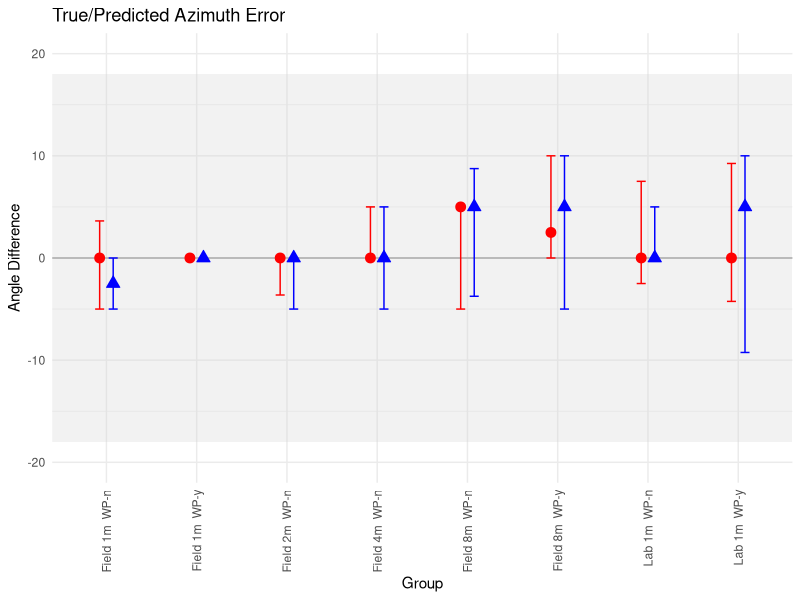

Reproduce this figure in R.
########################################################################### .
# Scripts for Analysing the Localisation Accuracy 
#
# Starting from scratch - go to the retired code if you want to generate the old figures
#
# Becky Heath
# rh862@cam.ac.uk
#
# May 2023

##### Load Packages and set working directory #####

library(ggplot2)
library(dplyr)



setwd(dirname(rstudioapi::getActiveDocumentContext()$path))


###### Load in Data ########

# Load in true values: 
# Ignore this one for now, will need to experiment with detections, may need to relable
#data <- read.csv("Data/CompleteLabLocalisation/AllTests_LocalisationData_ALLDETECTIONSTESTS.csv")

# Just use this:
dataRaw <- read.csv("Data/CompleteLabLocalisation/AllTestsJustTrueValues.csv")

# get rid of freq-deps for now:
data <- dataRaw[dataRaw$Trial != "freq-dep",]

# Create Coarse Labels
data <- data %>%
  mutate(Trial = case_when(
     Trial == "field" ~ "Field",
#    trial == "IndoorPre" ~ "Lab",
     Trial == "lab-pre" ~ "Lab",
    TRUE ~ Trial  # Keep the original value if no condition matches
  ))

# Collate label
data <- data %>%
  mutate(label = paste0(Trial, " ", distance.m, "m ", " WP-", WP.))

# Calculate median and IQR per group
data$distance.m <- as.factor(data$distance.m)
data$error <- as.numeric(data$error)

# ALL DATA (INSIDE AND OUT)
ggplot(data = na.omit(data), aes(x = label, y = error)) +
  annotate('rect', ymin = -18, ymax = 18, xmin= -Inf, xmax = Inf, fill = "lightgray", alpha = 0.3)+
  geom_hline(yintercept = 0, color = "darkgray") +
  #geom_jitter(aes(shape = Test.tone), position = position_jitterdodge(0.2)  ,fill = "gray", color = "gray", size = 2, alpha = 0.5) +
  stat_summary(aes(color = Test.tone, shape = Test.tone, fill = Test.tone), fun = "median", geom = "point", size = 3, position = position_dodge(width = 0.3)) +
  stat_summary(aes(color = Test.tone), fun.data = "median_hilow", geom = "errorbar", width = 0.2, position = position_dodge(width = 0.3)) +
  labs(title = "True/Predicted Azimuth Error",
       x = "Group", y = "Angle Difference") +
  scale_color_manual(values = c("red", "blue")) +
  scale_shape_manual(values = c(21, 24)) +
  scale_fill_manual(values = c("red", "blue")) +
  theme_minimal() +
  ylim(-20, 20) +
  theme(legend.position = "none") +
  theme(axis.text.x = element_text(angle = 90, hjust = 1, vjust = 0.5))
